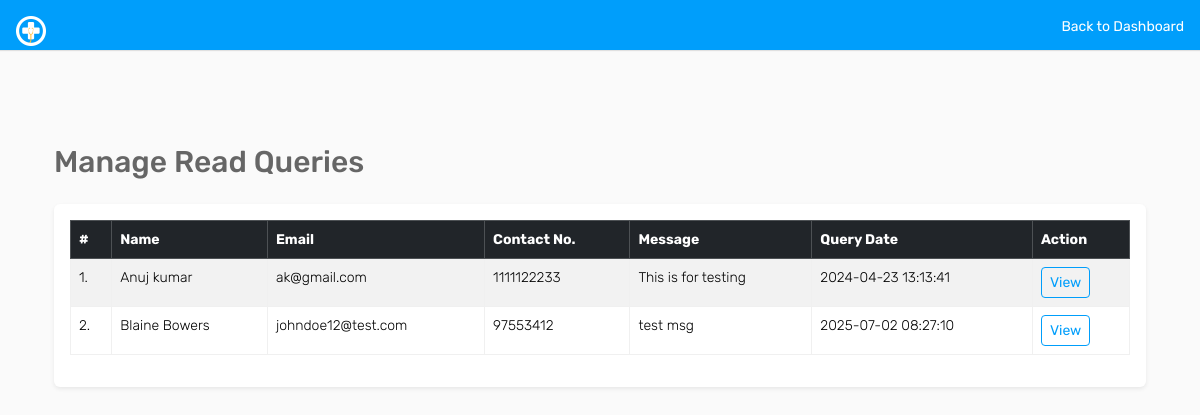
Screenshot of /admin/queries/read-queries.php (signed in) with the database file from the repository.
### tables this page shows
CREATE TABLE `tblcontactus` (
  `id` int(11) NOT NULL,
  `fullname` varchar(255) DEFAULT NULL,
  `email` varchar(255) DEFAULT NULL,
  `contactno` bigint(12) DEFAULT NULL,
  `message` mediumtext DEFAULT NULL,
  `PostingDate` timestamp NULL DEFAULT current_timestamp(),
  `AdminRemark` mediumtext DEFAULT NULL,
  `LastupdationDate` timestamp NULL DEFAULT NULL ON UPDATE current_timestamp(),
  `IsRead` int(11) DEFAULT NULL
);

### admin/queries/read-queries.php (the view, shortened to what this page needs)
<?php
include('../includes/config.php');
if (strlen($_SESSION['id'] == 0)) {
    header('location:../auth/logout.php');
} else {
?>
    <!DOCTYPE html>
    <html lang="en">
    <head>
        <link href="https://cdn.jsdelivr.net/npm/bootstrap@5.3.3/dist/css/bootstrap.min.css" rel="stylesheet">
        <link rel="stylesheet" href="../assets/css/font-awesome.min.css">
        <link rel="stylesheet" href="../assets/css/style.css">
    </head>
    <body>
        <div class="header bg-primary mb-4 p-3 d-flex justify-content-between">
            <a href="./dashboard.php" class="text-white text-decoration-none">
                <img src="../assets/images/logo.png" width="30" height="30" alt="CARE">
            </a>
            <a href="../dashboard.php" class="text-white text-decoration-none">Back to Dashboard</a>
        </div>
        <div class="container mt-5 py-5">
            <div class="container py-5">
                <h2 class="mb-4">Manage Read Queries</h2>
                <div class="card shadow-sm">
                    <div class="card-body">
                        <div class="table-responsive">
                            <table class="table table-bordered table-striped">
                                <thead class="table-dark">
                                    <tr>
                                        <th>#</th>
                                        <th>Name</th>
                                        <th>Email</th>
                                        <th>Contact No.</th>
                                        <th>Message</th>
                                        <th>Query Date</th>
                                        <th>Action</th>
                                    </tr>
                                </thead>
                                <tbody>
                                    <?php
                                    $sql = mysqli_query($con, "SELECT * FROM tblcontactus WHERE IsRead IS NOT NULL");
                                    $cnt = 1;
                                    while ($row = mysqli_fetch_array($sql)) {
                                    ?>
                                        <tr>
                                            <td><?php echo $cnt; ?>.</td>
                                            <td><?php echo htmlentities($row['fullname']); ?></td>
                                            <td><?php echo htmlentities($row['email']); ?></td>
                                            <td><?php echo htmlentities($row['contactno']); ?></td>
                                            <td><?php echo htmlentities($row['message']); ?></td>
                                            <td><?php echo htmlentities($row['PostingDate']); ?></td>
                                            <td>
                                                <a href="query-details.php?id=<?php echo $row['id']; ?>" class="btn btn-sm btn-outline-primary">View</a>
                                            </td>
                                        </tr>
                                    <?php $cnt++;
                                    } ?>
                                </tbody>
                            </table>
                        </div>
                    </div>
                </div>
            </div>
        </div>
    </body>
    </html>
<?php
}
?>

### rows the page displays
tblcontactus: fullname "Anuj kumar", email "ak@gmail.com", contactno "1111122233", message "This is for testing", PostingDate "2024-04-23 13:13:41"
tblcontactus: fullname "Blaine Bowers", email "johndoe12@test.com", contactno "97553412", message "test msg", PostingDate "2025-07-02 08:27:10"
